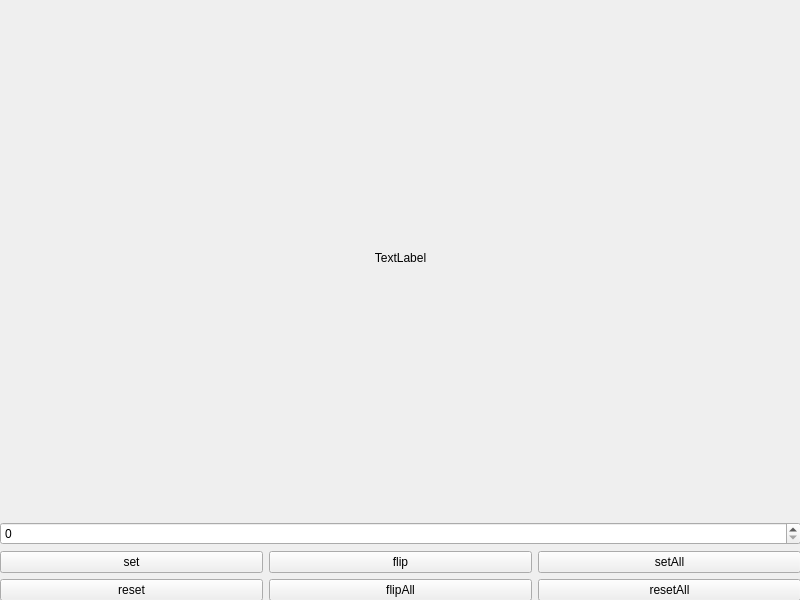
<?xml version="1.0" encoding="UTF-8"?>
<ui version="4.0">
 <class>MainWindow</class>
 <widget class="QMainWindow" name="MainWindow">
  <property name="geometry">
   <rect>
    <x>0</x>
    <y>0</y>
    <width>800</width>
    <height>600</height>
   </rect>
  </property>
  <property name="windowTitle">
   <string>MainWindow</string>
  </property>
  <widget class="QWidget" name="centralwidget">
   <widget class="QWidget" name="gridLayoutWidget">
    <property name="geometry">
     <rect>
      <x>0</x>
      <y>0</y>
      <width>801</width>
      <height>601</height>
     </rect>
    </property>
    <layout class="QGridLayout" name="gridLayout">
     <item row="3" column="0">
      <widget class="QPushButton" name="resetBtn">
       <property name="text">
        <string>reset</string>
       </property>
      </widget>
     </item>
     <item row="2" column="1">
      <widget class="QPushButton" name="flipBtn">
       <property name="text">
        <string>flip</string>
       </property>
      </widget>
     </item>
     <item row="2" column="0">
      <widget class="QPushButton" name="setBtn">
       <property name="text">
        <string>set</string>
       </property>
      </widget>
     </item>
     <item row="2" column="2">
      <widget class="QPushButton" name="setAllBtn">
       <property name="text">
        <string>setAll</string>
       </property>
      </widget>
     </item>
     <item row="1" column="0" colspan="3">
      <widget class="QSpinBox" name="spinBox"/>
     </item>
     <item row="0" column="0" colspan="3">
      <widget class="QLabel" name="labell">
       <property name="text">
        <string>TextLabel</string>
       </property>
       <property name="alignment">
        <set>Qt::AlignCenter</set>
       </property>
      </widget>
     </item>
     <item row="3" column="1">
      <widget class="QPushButton" name="flipAllBtn">
       <property name="text">
        <string>flipAll</string>
       </property>
      </widget>
     </item>
     <item row="3" column="2">
      <widget class="QPushButton" name="resetAllBtn">
       <property name="text">
        <string>resetAll</string>
       </property>
      </widget>
     </item>
    </layout>
   </widget>
  </widget>
 </widget>
 <resources/>
 <connections/>
</ui>
